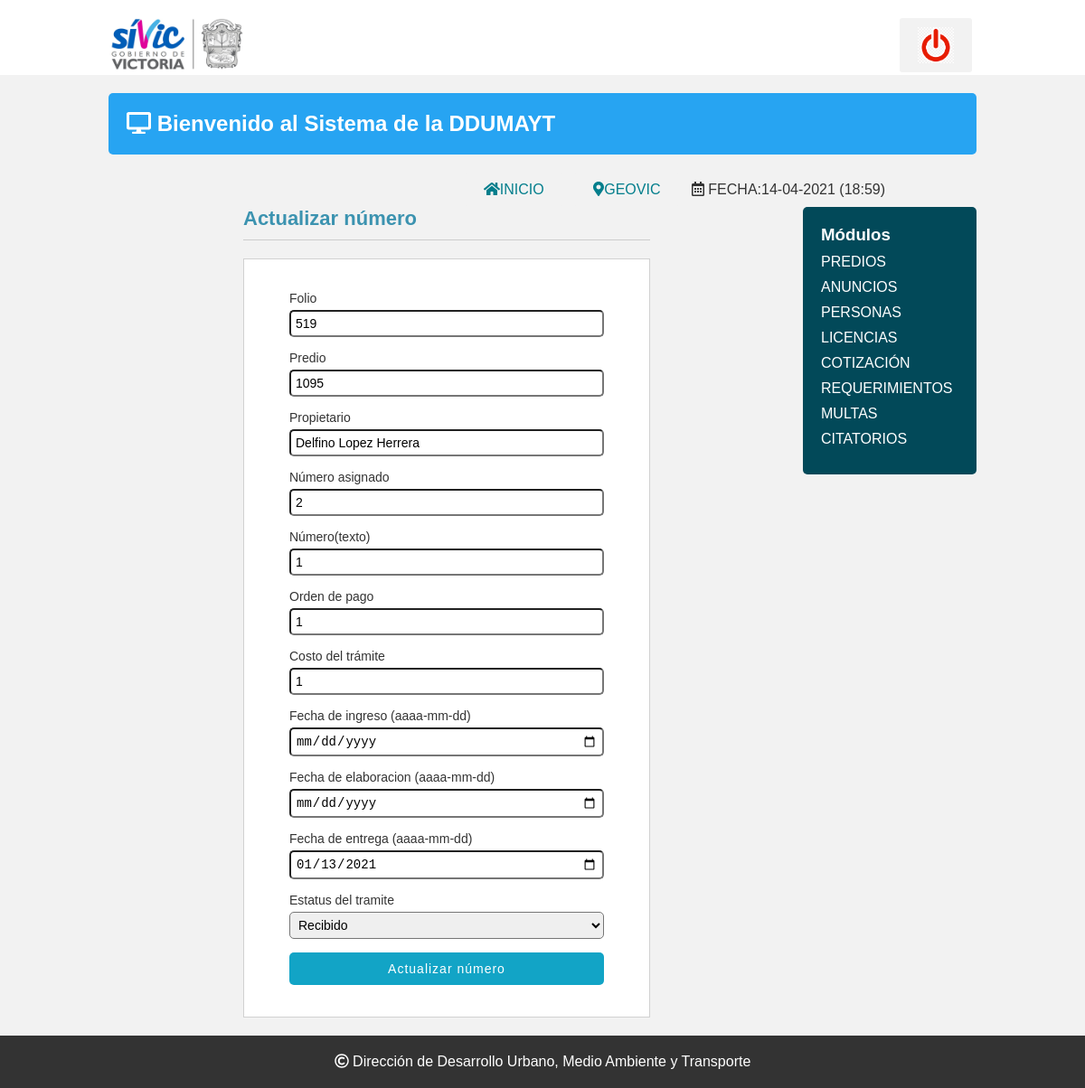
Screenshot of /Sistema/editar_numero.php?id=1069 with the database file from the repository.
### tables this page shows
CREATE TABLE `numero_oficial` (
  `id_numero` int(11) NOT NULL,
  `folio` varchar(20) NOT NULL,
  `id_predio` int(11) NOT NULL,
  `numero1` varchar(10) NOT NULL,
  `numero2` varchar(50) NOT NULL,
  `orden_p` varchar(15) NOT NULL,
  `estatus` varchar(45) NOT NULL,
  `usuario_id` int(11) NOT NULL,
  `dateadd` datetime NOT NULL DEFAULT current_timestamp(),
  `costo` double NOT NULL,
  `fecha1` date DEFAULT NULL,
  `fecha2` date DEFAULT NULL,
  `fecha3` date DEFAULT NULL,
  `urlfile` varchar(255) DEFAULT NULL
);

CREATE TABLE `predios` (
  `id_predio` int(11) NOT NULL,
  `clave` varchar(30) DEFAULT NULL,
  `manzana` varchar(20) DEFAULT NULL,
  `lote` varchar(25) DEFAULT NULL,
  `superficie` double NOT NULL,
  `propietario` varchar(80) NOT NULL,
  `calle1` varchar(90) NOT NULL,
  `numero1` varchar(25) NOT NULL,
  `id_colonia` int(11) NOT NULL,
  `calle2` varchar(60) DEFAULT NULL,
  `numero2` varchar(10) DEFAULT NULL,
  `id_colonia2` int(11) DEFAULT NULL,
  `telefono` varchar(20) DEFAULT NULL,
  `id_pagos` int(11) DEFAULT NULL,
  `dateadd` datetime NOT NULL DEFAULT current_timestamp(),
  `usuario_id` int(11) NOT NULL,
  `estatus` int(11) NOT NULL DEFAULT 1
);

### Sistema/editar_numero.php (the view, shortened to what this page needs)
<?php
	include "conexion.php";
		$query= mysqli_query($conection,"select n.id_numero, n.id_predio, n.folio, p.clave, p.propietario, n.numero1, n.numero2,n.orden_p, n.costo, n.fecha1, n.fecha2, n.fecha3, n.estatus from numero_oficial n inner join predios p on n.id_predio= p.id_predio");
		$result_sql=mysqli_num_rows($query);
		if($result_sql==0){
			header('location:lista_numero.php');
		}else{
			while($data=mysqli_fetch_array($query)){
				$folio= $data['folio'];
				$predio= $data['id_predio'];
				$propietario= $data['propietario'];
				$numero1= $data['numero1'];
				$numero2= $data['numero2'];
				$orden= $data['orden_p'];
				$costo= $data['costo'];
				$fecha1= $data['fecha1'];
				$fecha2= $data['fecha2'];
				$fecha3= $data['fecha3'];
			}
		}
?>
<!DOCTYPE html>
<html lang="en">
<head>
	<?php include "includes/scripts.php"; ?>
</head>
<body>
<?php include "includes/header.php"; ?>
	<section class="main">
<?php include "includes/wrapp.php"; ?>
	<div class="articulo">
	<div class="form_register">
    <h1>Actualizar número</h1>
    <hr>
    <form action="" method="post">
    	<label for="folio">Folio</label>
        <input type="text" name="folio" id="folio" placeholder="No. de folio" value="<?php echo $folio; ?>">
        <label for="predio">Predio</label>
        <input type="text" name="predio" id="predio" placeholder="No. de predio" value="<?php echo $predio; ?>">
        <label for="propietario">Propietario</label>
        <input type="text" name="propietario" id="propietario" placeholder="Nombre del propietario" value="<?php echo $propietario; ?>">
        <label for="numero1">Número asignado</label>
        <input type="texto" name="numero1" id="numero1" placeholder="No. asignado" value="<?php echo $numero1; ?>">
        <label for="numero2">Número(texto)</label>
        <input type="texto" name="numero2" id="numero2" placeholder="Número asignado(texto)" value="<?php echo $numero2; ?>">
        <label for="ordenPago">Orden de pago</label>
        <input type="text" name="orden" id="orden" placeholder="Orden de pago" value="<?php echo $orden; ?>">
        <label for="costo">Costo del trámite</label>
        <input type="number" step="0.001" name="costo" id="costo" placeholder="Costo del trámite" value="<?php echo $costo; ?>">
        <label for="fecha1">Fecha de ingreso (aaaa-mm-dd)</label>
        <input type="date" name="fecha1" id="fecha1" placeholder="Fecha de ingreso" value="<?php echo $fecha1; ?>">
        <label for="fecha2">Fecha de elaboracion (aaaa-mm-dd)</label>
        <input type="date" name="fecha2" id="fecha2" placeholder="Fecha de elaboración" value="<?php echo $fecha2; ?>">
        <label for="fecha3">Fecha de entrega (aaaa-mm-dd)</label>
        <input type="date" name="fecha3" id="fecha3" placeholder="Fecha de entrega" value="<?php echo $fecha3; ?>">
        <label for="estatus">Estatus del tramite</label>
      	 <select name="estatus">
       		<option>Recibido</option>
         </select>
        <input type="submit" value="Actualizar número" class="btn_save">
    </form>
    </div>
			</div>
            	<?php include "includes/aside.php"; ?>
            </div>
	</section>
		<?php include "includes/footer.php"; ?>
</body>
</html>

### Sistema/css/estilos.css (style rules this page uses)
* { -webkit-box-sizing: border-box; -moz-box-sizing: border-box; box-sizing: border-box; margin:0px; padding:0px; }
body { background:#f2f2f2; color:#333; font-family:Arial, helvetica, sans-serif; }
.articulo { float: left; width: 80%; padding:0px 20px 20px 0px; }
.form_register { width:450px; margin:auto; }
.form_register h1 { color: #3c93b0; }
hr { border:0; background:#CCC; height:1px; margin:10px 0; display:block; }
form { background:#FFF; margin:auto; padding:20px 50px; border:1px solid #d1d1d1; }
label { display:block; font-size:14px; margin:15px auto 5px auto; }
input,select { display:block; width:100%; font-size:14px; padding:5px; border:1px solid:#85929e; border-radius:5px; }
.btn_save { font-size:14px; background:#12a4c6; padding:10px; color:#FFF; letter-spacing:1px; border:0; cursor:pointer; margin:15px auto; }
.articulo h1 { font-size:22px; display:inline-block; }
.articulo h1 { text-align:center; }

### rows the page displays
numero_oficial: folio "519", predio "1095", numero1 "2", numero2 "1", orden "1", costo "1", fecha3 "01/13/2021"
predios: propietario "Delfino Lopez Herrera"

### other values shown
$date "14-04-2021 (18:59)"
